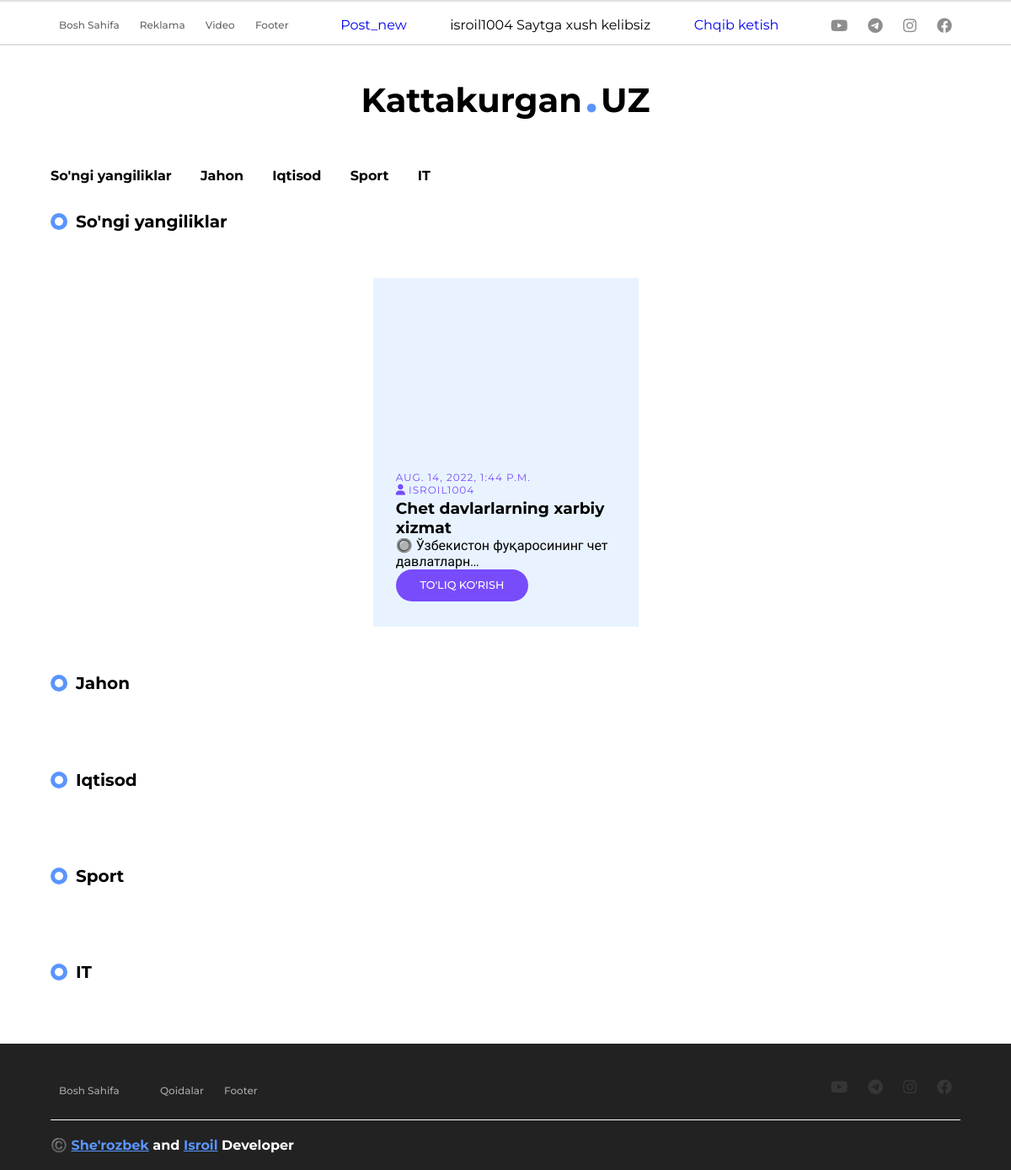
The app's page / (signed in) with its own data.
### backend/models.py (models this page shows, shortened)
class Category(models.Model):
    name = models.CharField(max_length=200)

class Post(models.Model):
    title = models.CharField(max_length=200)
    body = models.TextField()
    rasm = models.CharField(max_length=200)
    category = models.ForeignKey(Category,on_delete=models.CASCADE)
    created = models.DateTimeField(auto_now_add=True)

### backend/views.py (the view)
# urls.py: path('', rasm, name='home'),
def rasm(request):
    category = request.GET.get('category')
    if category == None:
        post = Post.objects.all()
    else:
        post = Post.objects.filter(category__name=category)
    categories = Category.objects.all()
    context = {
        'posts':post[::-1],
        'categories':categories
        }
    return render(request,'projects/project.html',context)

### backend/templates/projects/project.html (shortened to what this page needs)
{% extends 'index.html' %}
{% block content %}
{% for category in categories %}
<div class="centeru">
    <div class="tab-name">
      <div class="svg">
        <div class="on"></div>
      </div>
      <p>{{category.name}}</p>
    </div>
  </div>
<div class="container">
    <div class="main min">
      <main class="main-blog-section">
        <section class="blog section">
          <div class="blog-wrapper">
            <div class="blog-wrap">
              {% for post in posts %}
              {% if  post.category.id == category.id %}
              <div class="blog-card">
                <div class="blog-image">
                </div>
                <div class="blog-content">
                  <div class="blog-info">
                    <h5 class="blog-date">{{post.created}} </h5>
                    <h5 class="blog-user"><i class="fas fa-user"></i>{{user.username}}</h5>
                  </div>
                  <h3>{{post.title}}</h3>
                  <p>{{post.body | slice:":40"}}...</p>
                  <a href="{% url 'body' post.id %}" class="btn small">To'liq Ko'rish</a>
                </div>
              </div>
              {% endif %}
              {% endfor %}
            </div>
          </div>
    </div>
  </div>
{% endfor %}
{% endblock content %}

### templates/navbar.html (shortened to what this page needs)
<header>
    <div class="centeru">
      <div class="navbar-1  wrap">
        <div class="menu-1">
          <a href="{% url 'home' %}">Bosh Sahifa</a>
          <a href="#">Reklama</a>
          <a href="Qoidalar.html">Video</a>
          <a href="#odam">Footer</a>
        </div>
        {% if user.is_superuser %}
<a href="{% url 'post_new' %}">Post_new</a>
<p>{{ user.username }} Saytga xush kelibsiz</p>
<a href="{% url  'logout' %}">Chqib ketish</a>
{% endif %}
        <div class="social-media">
          <i class="fa-brands fa-youtube"></i>
          <i class="fa-brands fa-telegram"></i>
          <i class="fa-brands fa-instagram"></i>
          <i class="fa-brands fa-facebook"></i>
        </div>
      </div>
    </div>
    <hr>
    <div class="logo">
      <p>Kattakurgan<span>.</span>UZ</p>
    </div>
    <div class="centeru clone">
      <div class="navbar-2">
        <div class="menu-1">
            {% for category in categories %}
            <a href="{% url 'home' %}?category={{category.name}}">{{category.name}}</a>
            {% endfor %}
        </div>
      </div>
    </div>
  </header>

### static/css/main.css (style rules this page uses)
* { margin: 0; padding: 0; text-decoration: none; outline: none; box-sizing: border-box; font-family: "Montserrat", "Poppins", "Manrope", "Lobster Two"; }
header { width: 100%; }
header * { font-family: "Montserrat"; }
.centeru { width: 90%; margin: 0 auto; }
hr { border: 0.5px solid rgba(0, 0, 0, 0.116); }
.navbar-1 { width: 100%; height: 50px; display: flex; align-items: center; justify-content: space-between; }
.navbar-1 .menu-1 a { font-size: 12px; margin: 20px 10px; font-weight: 500; color: black; opacity: 0.6; transition: 0.2s ease-in-out; }
.navbar-1 .social-media i { margin: 0 3px; font-size: 18px; color: #444; opacity: 0.6; transition: 0.4s ease-in-out; }
.logo { width: 100%; margin: 40px 0; display: flex; align-items: center; justify-content: center; }
.logo p { font-size: 40px; font-weight: 700; }
.logo p span { font-weight: 900; color: #5995fd; display: inline-block; margin: 0 5px; }
header .navbar-2 { width: 100%; height: 50px; display: flex; align-items: center; justify-content: space-between; }
.navbar-2 .menu-1 a { position: relative; font-size: 16px; margin-right: 30px; font-weight: 700; font-family: "Montserrat"; color: black; transition: 0.2s ease-in-out; }
.navbar-2 .menu-1 a:after { content: ""; position: absolute; background-color: #5995fd; height: 3px; width: 0%; left: 0; bottom: -6px; transition: 0.4s ease-in-out; }
.svg { width: 20px; height: 20px; display: flex; align-items: center; justify-content: center; background-color: #5995fd; border-radius: 50%; }
.tab-name { width: 100%; display: flex; align-items: center; justify-content: start; height: 60px; z-index: 21; }
.tab-name p { margin: 0 10px; font-weight: 700; font-size: 20px; }
.svg .on { width: 10px; height: 10px; background-color: white; border-radius: 50%; }
.wrap { flex-wrap: wrap; }
.wrap .social-media i { margin: 10px; }

### static/css/blog.css (style rules this page uses)
:root { --dark-one: #333; --dark-two: #7a7a7a; --main-color: #784cfb; --light-one: #fff; --light-two: #e8f3ff; --light-three: #f6f7fb; }
*, *::before, *::after { margin: 0; padding: 0; box-sizing: border-box; }
html { scroll-behavior: smooth; }
body, .main-blog-section button, .main-blog-section input, .main-blog-section textarea { font-family: "Poppins", sans-serif; }
.main-blog-section a { text-decoration: none; }
.main-blog-section .section { padding: 1rem 0; overflow: hidden; }
.main-blog-section .btn { display: inline-block; padding: 0.5rem 1rem; background-color: var(--main-color); color: var(--light-one); border-radius: 2rem; font-size: 0.8rem; text-transform: uppercase; font-weight: 500; transition: 0.3s; }
.main-blog-section .btn.small { padding: 0.7rem 1.8rem; font-size: 0.8rem; }
.main-blog-section .blog-wrapper { display: flex; width: 100%; justify-content: space-around; flex-direction: column; align-items: center; flex-wrap: wrap; }
.main-blog-section .blog-wrap { display: flex; width: 90%; align-items: center; justify-content: center; flex-wrap: wrap; position: relative; margin: 1.3rem 0.5rem; }
.main-blog-section .blog-card { max-width: 350px; min-height: 400px; width: 100%; overflow: hidden; background-color: var(--light-two); transition: 0.3s; position: relative; margin: 10px; box-shadow: 0 0 5px 1px rgba(0, 0, 0, 0.01); }
.main-blog-section .blog-image { width: 100%; height: 220px; position: relative; overflow: hidden; }
.main-blog-section .blog-content { padding: 1rem 1.5rem 1rem 1.5rem; }
.main-blog-section .blog-info { display: flex; flex-wrap: wrap; margin-bottom: 4px; }
.main-blog-section .blog-info h5 { color: var(--main-color); font-weight: 400; text-transform: uppercase; font-size: 12px; letter-spacing: 1px; }
.main-blog-section .blog-date { margin-right: 2rem; }
.main-blog-section .blog-user i { margin-right: 0.2rem; font-size: 12px; }
@media (max-width: 1280px) { .main-blog-section .blog-wrap { margin: 0.7rem 0.5rem; } }
@media (max-width: 1280px) { .main-blog-section .blog-card { max-width: 315px; } }
@media (max-width: 1280px) { .main-blog-section .blog-image { height: 200px; } }
@media (max-width: 1280px) { .main-blog-section .blog-content { padding: 1.8rem 1.7rem 1.9rem 1.7rem; } }
@media (max-width: 1280px) { .main-blog-section .blog-info { margin-bottom: 0.2rem; } }
@media (max-width: 1280px) { .main-blog-section .blog-info > * { font-size: 0.75rem !important; } }
@media (max-width: 1280px) { .main-blog-section .blog-user i { font-size: 0.8rem; } }

### static/css/about.css (style rules this page uses)
.card-body button, a { display: inline-block; }

### records on screen
Category: name "So'ngi yangiliklar"
Category: name "Jahon"
Category: name "Iqtisod"
Category: name "Sport"
Category: name "IT"
Post: created "AUG. 14, 2022, 1:44 P.M.", title "Chet davlarlarning xarbiy xizmat", body "🔘 Ўзбекистон фуқаросининг чет давлатларн"

### other values on screen
{{ user.username }} "isroil1004"
{{ user.username }} "ISROIL1004"
